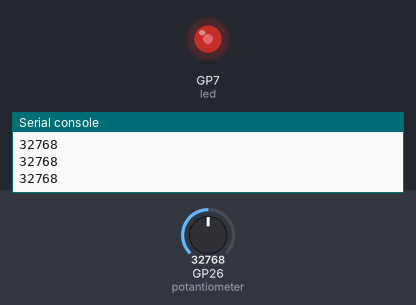
The program below on a simulated Raspberry Pi Pico running MicroPython. Shown: output pins drawn as LEDs (lit = HIGH), the last lines printed to the serial console. Wiring (from the project's diagram.json): red LED on GP7, potentiometer on GP26. The inputs (shaded band) are chosen by the test bench; at power-on: GP26 (potantiometer) = 32768 (analog values on the 0–65535 scale).

Above: at 1.2 s.
1.3 s: GP26 (potantiometer) set to 45874
At 2.6 s:
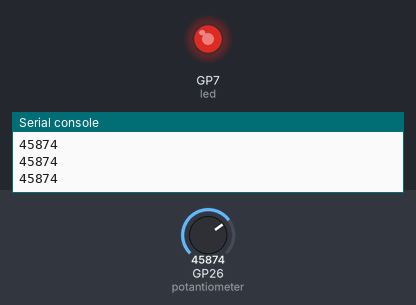
3.0 s: GP26 (potantiometer) set to 57670
At 3.8 s:
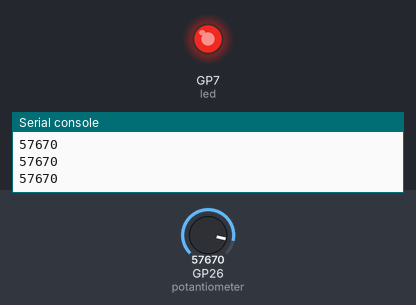
4.5 s: GP26 (potantiometer) set to 7864
At 5.0 s:
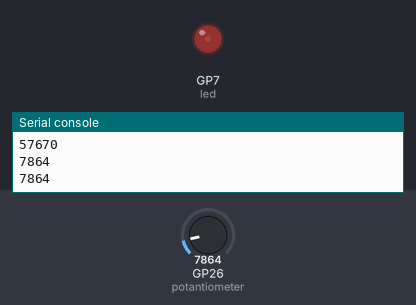
6.0 s: GP26 (potantiometer) set to 0
At 7.3 s:
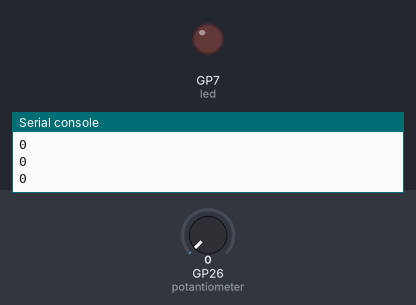
Timing chart, 0 to 8.5 s (numbered marks = the images above; inputs shaded):
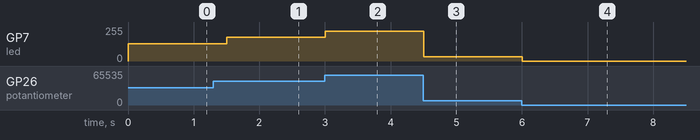

Measured:
- after the input at 1.3 s, GP7 (led): 128/255 → 178/255 after 0.20 s
- after the input at 3.0 s, GP7 (led): 178/255 → 224/255 at once
- after the input at 4.5 s, GP7 (led): 224/255 → 31/255 at once
- after the input at 6.0 s, GP7 (led): 31/255 → 0/255 at once

The program:

main.py
```python
from time import sleep
from machine import Pin,ADC, PWM

led = PWM(Pin(7))
led.freq(1000)

potantiometer = ADC(26)

while True:
    potantiometer_value = potantiometer.read_u16()
    print(potantiometer_value)
    led.duty_u16(potantiometer_value)
    sleep(0.25)
```
